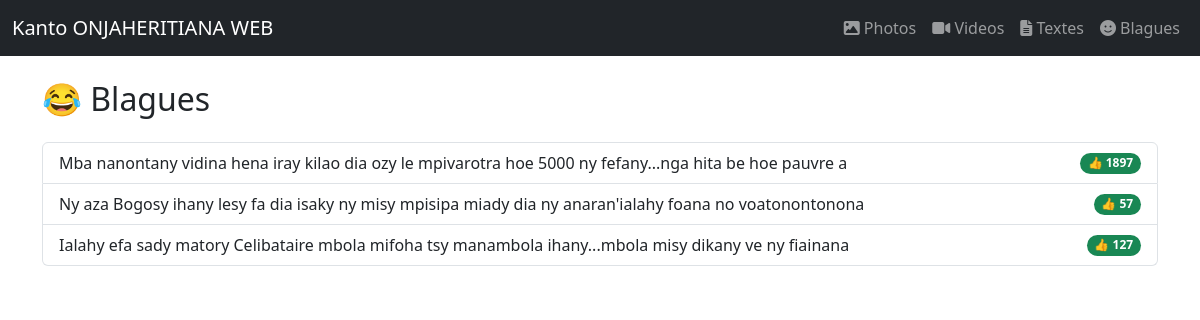
/blagues/, run on the app's committed database.
### contenu/models.py (models this page shows, shortened)
class Blague(models.Model):
    contenu = models.TextField()
    likes = models.PositiveIntegerField(default=0)
    date_pub = models.DateTimeField(auto_now_add=True)

### contenu/views.py (the view)
# urls.py: path('blagues/', views.liste_blagues, name='blagues'),
def liste_blagues(request):
    return render(request, 'contenu/blagues.html', {'blagues': Blague.objects.order_by('-date_pub')})

### contenu/templates/contenu/blagues.html (shortened to what this page needs)
{% extends 'contenu/base.html' %}
{% block content %}
<h2 class="mb-4">😂 Blagues</h2>
<ul class="list-group">
  {% for b in blagues %}
    <li class="list-group-item d-flex justify-content-between align-items-center">
      {{ b.contenu }}
      <span class="badge bg-success rounded-pill">👍 {{ b.likes }}</span>
    </li>
  {% empty %}
    <li class="list-group-item">Aucune blague.</li>
  {% endfor %}
</ul>
{% endblock %}

### data on the page
Blague: contenu "Mba nanontany vidina hena iray kilao dia ozy le mpivarotra hoe 5000 ny fefany...nga hita be hoe pauvre a", likes "1897"
Blague: contenu "Ny aza Bogosy ihany lesy fa dia isaky ny misy mpisipa miady dia ny anaran'ialahy foana no voatonontonona", likes "57"
Blague: contenu "Ialahy efa sady matory Celibataire mbola mifoha tsy manambola ihany...mbola misy dikany ve ny fiainana", likes "127"
